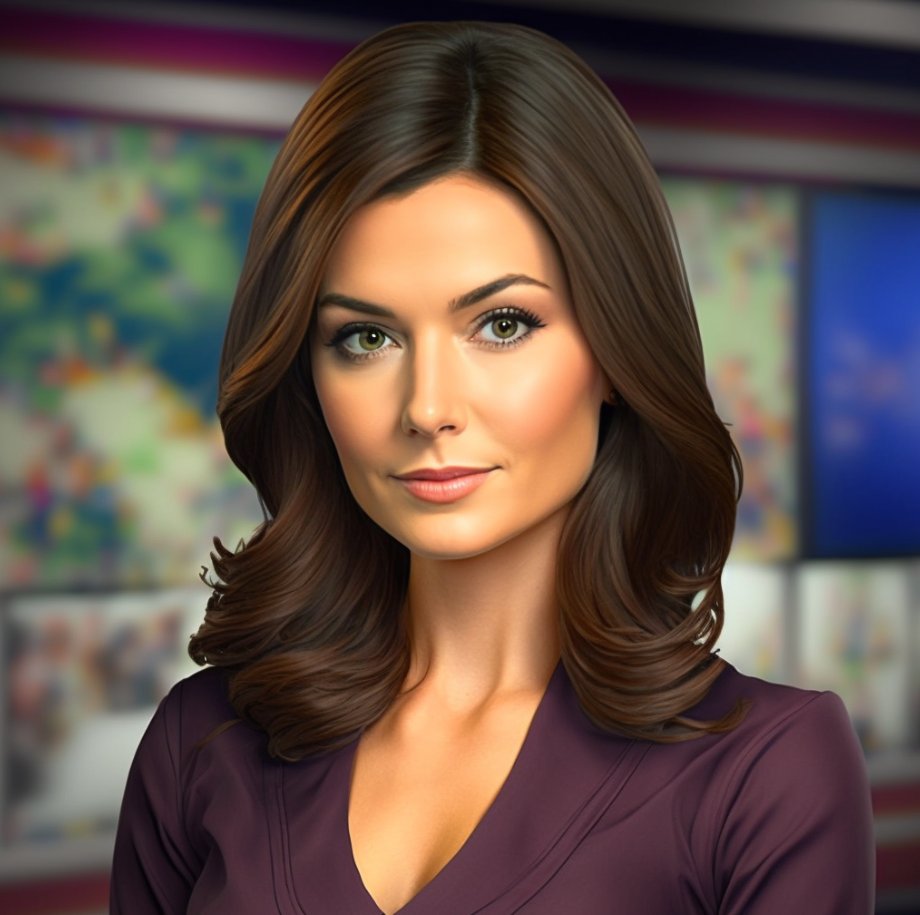
#> input picture modules/facial_animation/frontal_face/face.png, 920 x 915 px, found by its file name
$ python frontal_face.py
#> lines starting #> are read from the running program, lines starting #| are printed output that depends on the picture; after the words box and inside, x2 and y2 are one past the last pixel; in counts of white or black regions, pixels touching at a corner belong together
import cv2
import numpy as np
import matplotlib.pyplot as plt
from matplotlib.animation import FuncAnimation
import os

print(os.getcwd())
# Load the image
img = cv2.imread('modules/facial_animation/frontal_face/face.png')
#> img is the input picture: shape (915, 920, 3); mean B, G, R 73.9, 81.3, 98.6

# Load the Haar Cascade Classifier for face detection
face_cascade = cv2.CascadeClassifier(
    'modules/facial_animation/frontal_face/haarcascade_frontalface_default.xml')

# Convert the image to grayscale
gray = cv2.cvtColor(img, cv2.COLOR_BGR2GRAY)
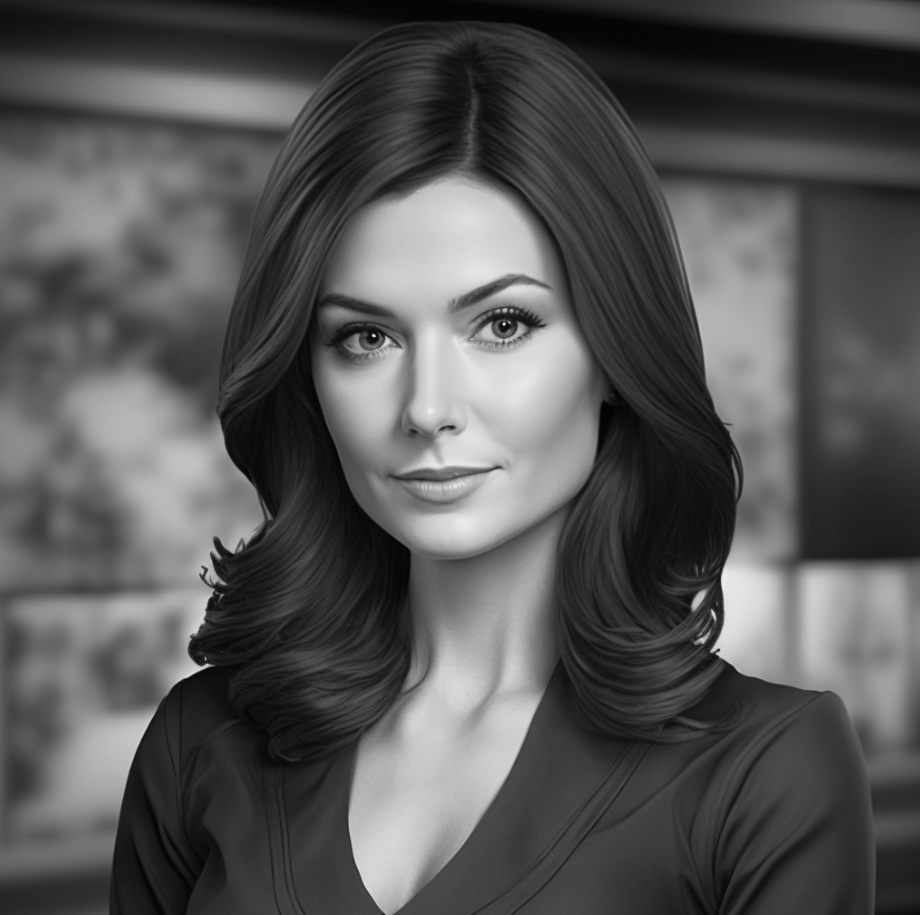
#> gray: shape (915, 920); min 2, max 246, mean 85.6

# Detect the face in the image
faces = face_cascade.detectMultiScale(gray, scaleFactor=1.1, minNeighbors=5)
#> faces = [[267, 201, 340, 340]]

# Draw a rectangle around the detected face
for (x, y, w, h) in faces:
    cv2.rectangle(img, (x, y), (x+w, y+h), (255, 0, 0), 2)
#> this loop made 1 pass
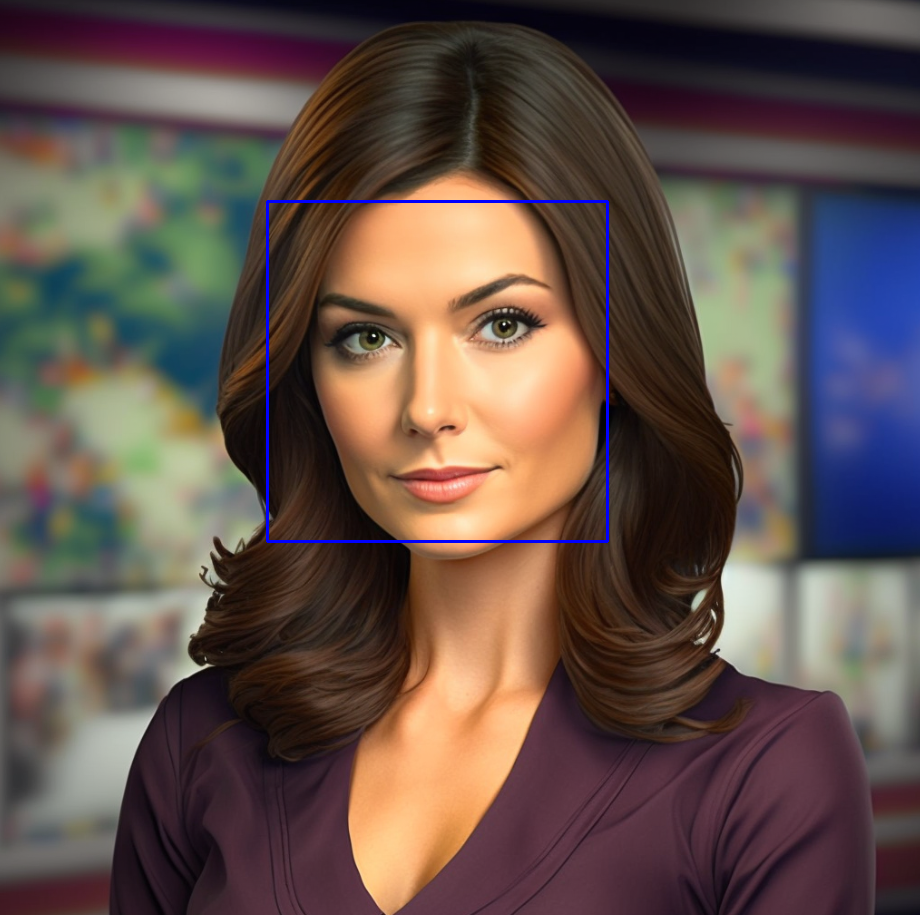
#> img: shape (915, 920, 3); 0.48% of pixels changed, all inside (x1, y1, x2, y2) = (266, 200, 609, 543)

# Create a figure object and set the limits for x and y axis
fig, ax = plt.subplots()
ax.set_xlim(0, 100)
ax.set_ylim(0, 100)

# Create an empty list for x and y coordinates
xdata, ydata = [], []

# Create a line object using plot() function
line, = ax.plot([], [], lw=2)

# Define a function to update the line object for each frame of the animation


def update(frame):
    # Generate random x and y coordinates
    x = np.random.randint(0, 100)
    y = np.random.randint(0, 100)

    # Append the x and y coordinates to the lists
    xdata.append(x)
    ydata.append(y)

    # Update the line object with the new x and y coordinates
    line.set_data(xdata, ydata)

    # Return the line object
    return line,


# Use FuncAnimation() function to create the animation
ani = FuncAnimation(fig, update, frames=100, blit=True)

# Display the image and animation
plt.imshow(cv2.cvtColor(img, cv2.COLOR_BGR2RGB))
plt.show()
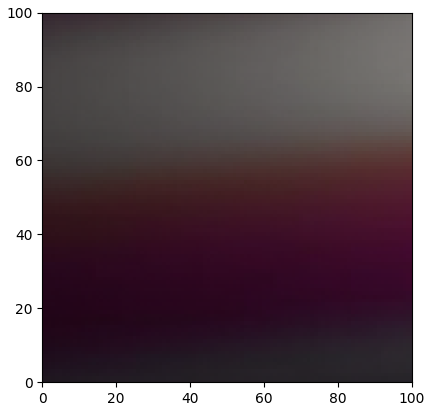
#> figure drawn by matplotlib, 1 panel
